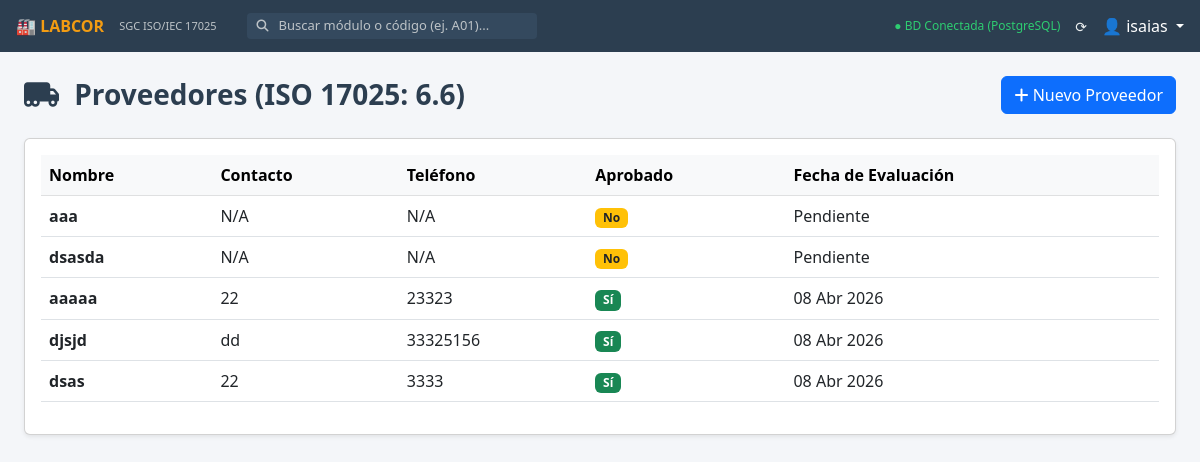
Screenshot of /m11/proveedores/ (signed in) with the database file from the repository.
### m11_reactivos/models.py (models this page shows, shortened)
class AuditoriaBase(models.Model):
    id_registro = models.AutoField(primary_key=True)
    fecha_creacion = models.DateTimeField(auto_now_add=True)
    fecha_modificacion = models.DateTimeField(auto_now=True)
    usuario_creacion = models.ForeignKey(User, related_name='%(class)s_creados', on_delete=models.SET_NULL, null=True, blank=True)
    usuario_modificacion = models.ForeignKey(User, related_name='%(class)s_modificados', on_delete=models.SET_NULL, null=True, blank=True)
    activo = models.BooleanField(default=True)
    class Meta:
        abstract = True

class Proveedor(AuditoriaBase):
    nombre = models.CharField(max_length=200, verbose_name="Nombre del Proveedor", unique=True)
    contacto = models.CharField(max_length=200, blank=True)
    telefono = models.CharField(max_length=50, blank=True)
    email = models.EmailField(blank=True)
    aprobado = models.BooleanField(default=False, verbose_name="Proveedor Aprobado")
    fecha_evaluacion = models.DateField(null=True, blank=True)
    comentarios = models.TextField(blank=True)

### m11_reactivos/views.py (the view)
# urls.py: path('proveedores/', views.lista_proveedores, name='m11_lista_proveedores'),
@login_required
def lista_proveedores(request):
    proveedores = Proveedor.objects.filter(activo=True)
    return render(request, 'm11_reactivos/lista_proveedores.html', {'proveedores': proveedores})

### m11_reactivos/templates/m11_reactivos/lista_proveedores.html (shortened to what this page needs)
{% extends 'base.html' %}
{% block content %}
<div class="container-fluid p-0 mb-5">
    <div class="d-flex justify-content-between align-items-center mb-4">
        <h3 class="fw-bold m-0" style="color: #2c3e50;">
            <i class="fas fa-truck-moving me-2"></i> Proveedores (ISO 17025: 6.6)
        </h3>
        <a href="{% url 'm11_nuevo_proveedor' %}" class="btn btn-primary">
            <i class="fas fa-plus"></i> Nuevo Proveedor
        </a>
    </div>
    <div class="card shadow-sm">
        <div class="card-body">
            <table class="table table-hover align-middle">
                <thead class="table-light">
                    <tr>
                        <th>Nombre</th>
                        <th>Contacto</th>
                        <th>Teléfono</th>
                        <th>Aprobado</th>
                        <th>Fecha de Evaluación</th>
                    </tr>
                </thead>
                <tbody>
                    {% for p in proveedores %}
                    <tr>
                        <td><strong>{{ p.nombre }}</strong></td>
                        <td>{{ p.contacto|default:"N/A" }}</td>
                        <td>{{ p.telefono|default:"N/A" }}</td>
                        <td>
                            {% if p.aprobado %}
                                <span class="badge bg-success">Sí</span>
                            {% else %}
                                <span class="badge bg-warning text-dark">No</span>
                            {% endif %}
                        </td>
                        <td>{{ p.fecha_evaluacion|date:"d M Y"|default:"Pendiente" }}</td>
                    </tr>
                    {% empty %}
                    <tr>
                        <td colspan="5" class="text-center text-muted py-4">No hay proveedores registrados activos.</td>
                    </tr>
                    {% endfor %}
                </tbody>
            </table>
        </div>
    </div>
</div>
{% endblock %}

### templates/base.html (shortened to what this page needs)
{% load static %}
<!DOCTYPE html>
<html lang="es">
<head>
    <link href="https://cdn.jsdelivr.net/npm/bootstrap@5.3.0/dist/css/bootstrap.min.css" rel="stylesheet">
    <link rel="stylesheet" href="https://cdnjs.cloudflare.com/ajax/libs/font-awesome/6.4.0/css/all.min.css">
</head>
<body>
    <div class="topbar">
        <a href="{% url 'inicio' %}" class="topbar-brand">🏭 LABCOR</a>
        <span class="topbar-subtitle">SGC ISO/IEC 17025</span>
        <div class="search-container d-none d-md-flex">
            <i class="fas fa-search" style="color: #bdc3c7; font-size: 12px;"></i>
            <input type="text" id="searchInput" class="search-input" placeholder="Buscar módulo o código (ej. A01)...">
        </div>
        <div class="ms-auto d-flex align-items-center">
            <span style="font-size: 12px; color: #2ecc71; margin-right: 15px;">
                ● BD Conectada (PostgreSQL)
            </span>
            <span style="font-size: 14px; margin-right: 15px; cursor: pointer;">
                ⟳
            </span>
            <div class="dropdown">
                <a href="#" class="text-decoration-none text-white dropdown-toggle" data-bs-toggle="dropdown">
                    👤 {{ user.username|default:"Admin" }}
                </a>
            </div>
        </div>
    </div>
    <main class="main-content">
        {% block content %}
        {% endblock %}
    </main>
</body>
</html>

### templates/base.html (style rules this page uses)
:root { --bg-main: #f4f6f9; --bg-topbar: #2c3e50; --card-bg: #ffffff; --card-border: #dee2e6; --card-hover: #ebf5fb; --text-main: #2c3e50; }
body { background-color: var(--bg-main); color: var(--text-main); font-family: 'Segoe UI', system-ui, sans-serif; overflow-x: hidden; margin: 0; }
.topbar { background-color: var(--bg-topbar); height: 52px; position: fixed; top: 0; width: 100%; z-index: 1050; display: flex; align-items: center; padding: 0 16px; color: #ecf0f1; }
.topbar-brand { font-size: 16px; font-weight: bold; color: #f39c12; margin-right: 15px; text-decoration: none; }
.topbar-subtitle { font-size: 11px; color: #bdc3c7; margin-right: 30px; }
.search-container { display: flex; align-items: center; background-color: #34495e; border-radius: 4px; padding: 2px 10px; }
.search-input { background: transparent; border: none; color: white; outline: none; margin-left: 8px; width: 250px; font-size: 13px; }
.search-input::placeholder { color: #bdc3c7; }
.main-content { margin-left: 0; margin-top: 52px; padding: 24px; min-height: calc(100vh - 52px); }

### rows the page displays
Proveedor: nombre "aaa", contacto "N/A", telefono "N/A", aprobado "No", fecha_evaluacion "Pendiente"
Proveedor: nombre "dsasda", contacto "N/A", telefono "N/A", aprobado "No", fecha_evaluacion "Pendiente"
Proveedor: nombre "aaaaa", contacto "22", telefono "23323", aprobado "Sí", fecha_evaluacion "08 Abr 2026"
Proveedor: nombre "djsjd", contacto "dd", telefono "33325156", aprobado "Sí", fecha_evaluacion "08 Abr 2026"
Proveedor: nombre "dsas", contacto "22", telefono "3333", aprobado "Sí", fecha_evaluacion "08 Abr 2026"

### other values shown
{{ user.username|default:"Admin" }} "isaias"
